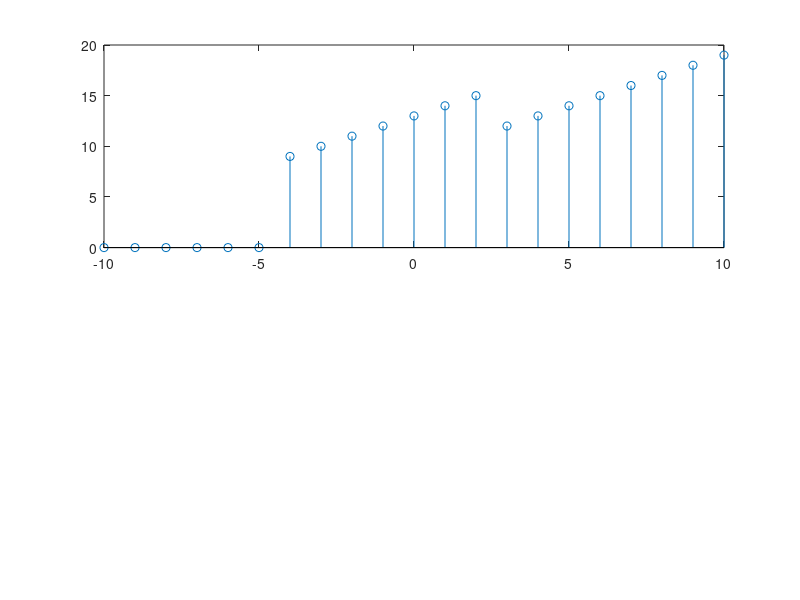

This figure's MATLAB source:
clc
clear all
close all

n = -10:1:10;
x = zeros(1,21);
i = length(-10:-5);
for j = -4:2
    i = i + 1
    x(i) = i+2;
end
for j = 3:10
    i = i + 1
    x(i) = i-2;
end

subplot(2,1,1);
stem(n,x);